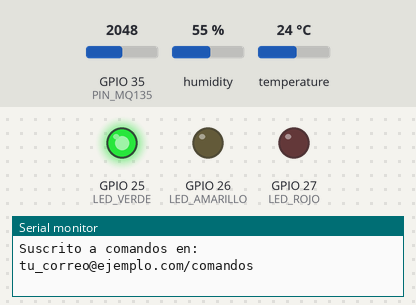
A program run on a simulated ESP32. Parts: output pins drawn as LEDs (lit = HIGH), the last lines printed to the serial monitor. The test bench sets the inputs (shaded band); at power-on: temperature 24 °C, GPIO 35 (PIN_MQ135) = 2048, humidity 55 %. WiFi joins after 1.5 s; servers stay silent unless stated; the local clock reads 2024-03-15 10:24:30 at power-on unless the program sets it; random numbers use the default seed unless the program sets one; no MQTT or app messages arrive unless stated.

Above: at 2.7 s.
2.8 s: temperature set to 27.2 °C
11.5 s: temperature set to 28.3 °C
At 21.0 s:
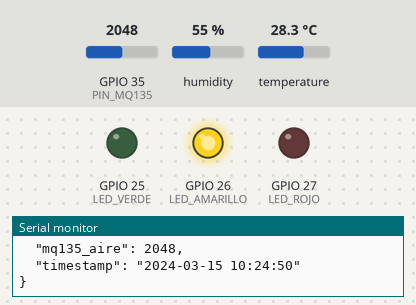
21.5 s: GPIO 35 (PIN_MQ135) set to 3574
31.2 s: GPIO 35 (PIN_MQ135) set to 3672
At 41.0 s:
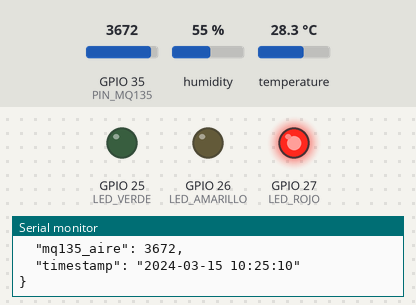
Timing chart, 0 to 42.5 s (numbered marks = the images above; inputs shaded):
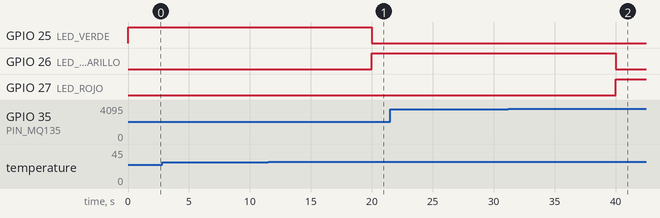

The program:

main.cpp
```cpp
#include <Arduino.h>
#include <WiFi.h>
#include <PubSubClient.h>
#include <ArduinoJson.h>
#include <DHT.h>
#include <time.h>
#include "config.h"

#define DHTPIN 33
#define DHTTYPE DHT22
#define PIN_MQ135 35
#define LED_VERDE 25
#define LED_AMARILLO 26
#define LED_ROJO 27

const unsigned long PUBLISH_INTERVAL_DEFAULT_MS = INTERVALO_NORMAL_MS;

const char *ssid = WIFI_SSID;
const char *password = WIFI_PASSWORD;
const char *mqtt_server = MQTT_SERVER;
const int mqtt_port = MQTT_PORT;
const char *mqtt_user = MQTT_USER;
const char *mqtt_pass = MQTT_PASS;
const char *topico_datos = TOPICO_DATOS;
const char *topico_comandos = TOPICO_COMANDOS;

DHT dht(DHTPIN, DHTTYPE);
WiFiClient espClient;
PubSubClient client(espClient);

unsigned long lastPublishMs = 0;
unsigned long publishIntervalMs = PUBLISH_INTERVAL_DEFAULT_MS;

void mqttCallback(char *topic, byte *payload, unsigned int length)
{
  if (strcmp(topic, topico_comandos) != 0)
  {
    return;
  }

  if (length >= 256)
  {
    Serial.println("Comando demasiado largo, ignorado");
    return;
  }

  char msg[256];
  memcpy(msg, payload, length);
  msg[length] = '\0';

  StaticJsonDocument<256> doc;
  DeserializationError err = deserializeJson(doc, msg);
  if (err)
  {
    Serial.print("Comando JSON invalido: ");
    Serial.println(err.c_str());
    return;
  }

  const char *target = doc["device_id"] | "ALL";
  if (strcmp(target, "ALL") != 0 && strcmp(target, DEVICE_ID) != 0)
  {
    return;
  }

  int intervaloSeg = doc["intervalo_seg"] | 0;
  if (intervaloSeg < 1)
  {
    Serial.println("Comando sin intervalo valido, ignorado");
    return;
  }

  if (intervaloSeg > 60)
  {
    intervaloSeg = 60;
  }

  publishIntervalMs = (unsigned long)intervaloSeg * 1000UL;

  Serial.print("Intervalo actualizado por comando MQTT: ");
  Serial.print(intervaloSeg);
  Serial.println("s");
}

void setup_wifi()
{
  Serial.print("\nConectando a WiFi: ");
  Serial.println(ssid);
  WiFi.begin(ssid, password);

  while (WiFi.status() != WL_CONNECTED)
  {
    delay(500);
    Serial.print(".");
  }
  Serial.println("\nWiFi conectado");

  // Sincroniza hora local para timestamp legible.
  configTime(-5 * 3600, 0, "pool.ntp.org", "time.nist.gov");
  Serial.print("Sincronizando hora NTP");

  struct tm timeinfo;
  while (!getLocalTime(&timeinfo))
  {
    delay(500);
    Serial.print(".");
  }

  Serial.println("\nHora sincronizada");
}

void reconnect()
{
  while (!client.connected())
  {
    Serial.print("Conectando a Maqiatto...");
    String clientId = String(DEVICE_ID) + "-" + String(random(0xffff), HEX);

    if (client.connect(clientId.c_str(), mqtt_user, mqtt_pass))
    {
      Serial.println(" conectado al broker MQTT");
      client.subscribe(topico_comandos, 1);
      Serial.print("Suscrito a comandos en: ");
      Serial.println(topico_comandos);
    }
    else
    {
      Serial.print(" fallo, rc=");
      Serial.print(client.state());
      delay(5000);
    }
  }
}

void updateLEDs(float temperatura, int valorMQ135)
{
  if (temperatura >= UMBRAL_TEMP)
  {
    if (valorMQ135 >= UMBRAL_GAS)
    {
      digitalWrite(LED_VERDE, LOW);
      digitalWrite(LED_AMARILLO, LOW);
      digitalWrite(LED_ROJO, HIGH);
    }
    else
    {
      digitalWrite(LED_VERDE, LOW);
      digitalWrite(LED_AMARILLO, HIGH);
      digitalWrite(LED_ROJO, LOW);
    }
  }
  else if (valorMQ135 >= UMBRAL_GAS)
  {
    digitalWrite(LED_VERDE, LOW);
    digitalWrite(LED_AMARILLO, HIGH);
    digitalWrite(LED_ROJO, LOW);
  }
  else
  {
    digitalWrite(LED_VERDE, HIGH);
    digitalWrite(LED_AMARILLO, LOW);
    digitalWrite(LED_ROJO, LOW);
  }
}

void publishSensorData()
{
  float temperatura = dht.readTemperature();
  int valorMQ135 = analogRead(PIN_MQ135);
  bool lecturaValida = !isnan(temperatura);

  updateLEDs(lecturaValida ? temperatura : 0, valorMQ135);

  if (!lecturaValida)
  {
    Serial.println("Lectura invalida de DHT22");
    return;
  }

  StaticJsonDocument<256> doc;
  doc["device_id"] = DEVICE_ID;
  doc["zona"] = NOMBRE_ZONA;
  doc["temperatura_C"] = temperatura;
  doc["mq135_aire"] = valorMQ135;

  time_t now = time(nullptr);
  struct tm *timeinfo = localtime(&now);
  char timeString[32];
  strftime(timeString, sizeof(timeString), "%Y-%m-%d %H:%M:%S", timeinfo);
  doc["timestamp"] = timeString;

  char jsonBuffer[512];
  size_t len = serializeJsonPretty(doc, jsonBuffer, sizeof(jsonBuffer));
  if (len == 0)
  {
    Serial.println("Error serializando JSON (buffer insuficiente)");
    return;
  }

  Serial.print("Publicando sensores -> ");
  Serial.println(jsonBuffer);
  client.publish(topico_datos, jsonBuffer, len);
}

void setup()
{
  Serial.begin(115200);
  Serial.println("Iniciando emisor de sensores IoT...");

  pinMode(LED_VERDE, OUTPUT);
  pinMode(LED_AMARILLO, OUTPUT);
  pinMode(LED_ROJO, OUTPUT);

  digitalWrite(LED_VERDE, HIGH);
  digitalWrite(LED_AMARILLO, LOW);
  digitalWrite(LED_ROJO, LOW);

  dht.begin();
  setup_wifi();

  client.setServer(mqtt_server, mqtt_port);
  client.setCallback(mqttCallback);
}

void loop()
{
  if (!client.connected())
  {
    reconnect();
  }
  client.loop();

  unsigned long nowMs = millis();
  if (nowMs - lastPublishMs >= publishIntervalMs)
  {
    lastPublishMs = nowMs;
    publishSensorData();
  }
}
```

config.example.h
```cpp
#ifndef CONFIG_H
#define CONFIG_H

// ─── Credenciales WiFi ───────
#define WIFI_SSID "TuSSID"
#define WIFI_PASSWORD "TuPassword"

// ─── MQTT ────────────────────
#define MQTT_SERVER "maqiatto.com"
#define MQTT_PORT 1883
#define MQTT_USER "tu_correo@ejemplo.com"
#define MQTT_PASS "tu_clave_mqtt"
#define TOPICO_DATOS "tu_correo@ejemplo.com/alertas"
#define TOPICO_COMANDOS "tu_correo@ejemplo.com/comandos"

// ─── Umbrales (deben coincidir con .env) ───
#define UMBRAL_TEMP 28.0
#define UMBRAL_GAS 3600

// ─── Intervalos por estado (ms) ────────────
#define INTERVALO_NORMAL_MS 10000
#define INTERVALO_ALERTA_MS 6000
#define INTERVALO_EMERGENCIA_MS 3000

// ─── Identidad del nodo ────────────────────
#define DEVICE_ID "ESP32-Cocina-01"
#define NOMBRE_ZONA "Cocina-Principal"

#endif // CONFIG_H
```

Measured:
- the behaviour switches between 27.9 and 28 °C on temperature (found by bisection; images 0 and 1)
- the behaviour switches between 3599 and 3600 on GPIO 35 (PIN_MQ135) (found by bisection; images 1 and 2)
- after the input at 11.5 s, GPIO 25 (LED_VERDE): HIGH → LOW after 8.5 s; GPIO 26 (LED_AMARILLO): LOW → HIGH after 8.5 s
- after the input at 31.2 s, GPIO 26 (LED_AMARILLO): HIGH → LOW after 8.8 s; GPIO 27 (LED_ROJO): LOW → HIGH after 8.8 s
